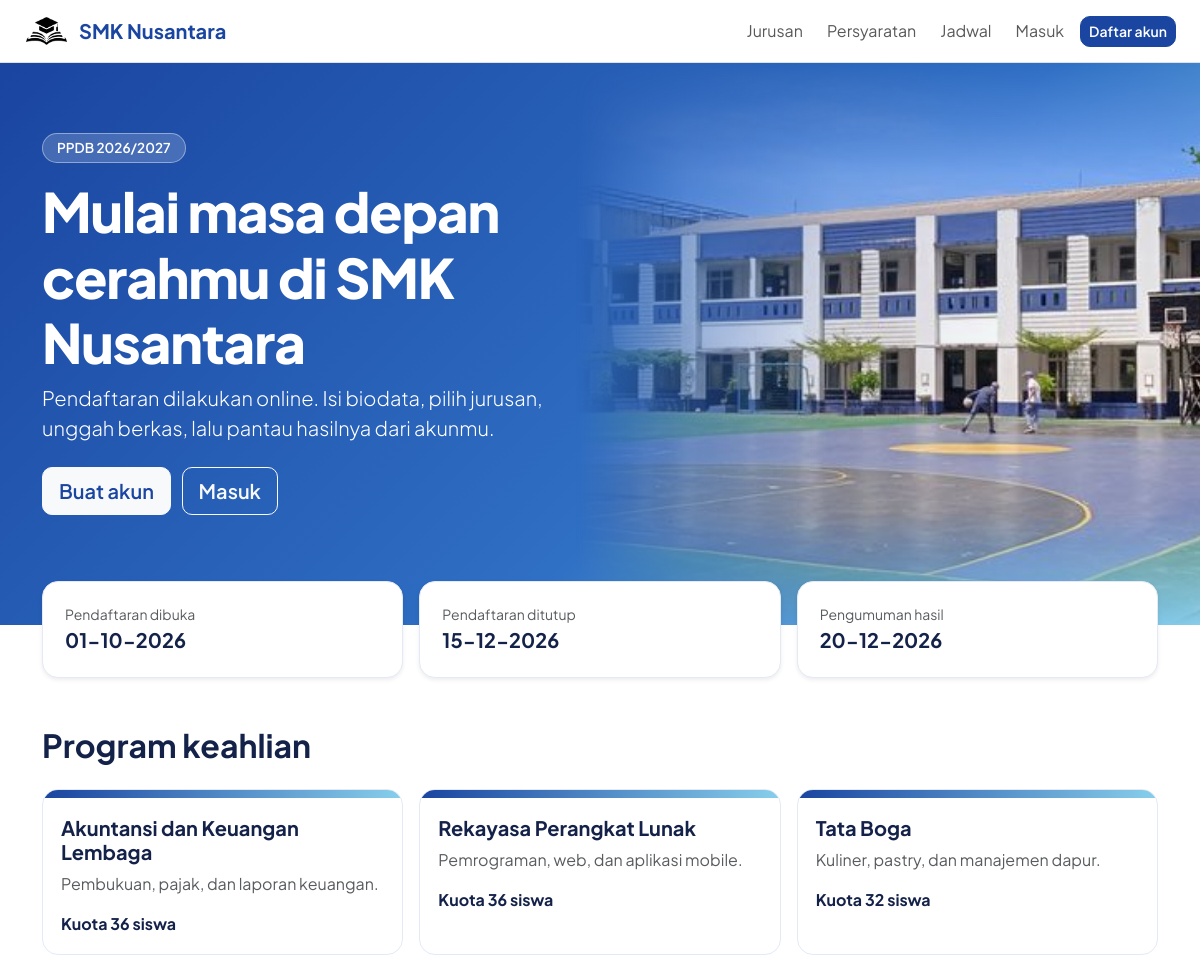
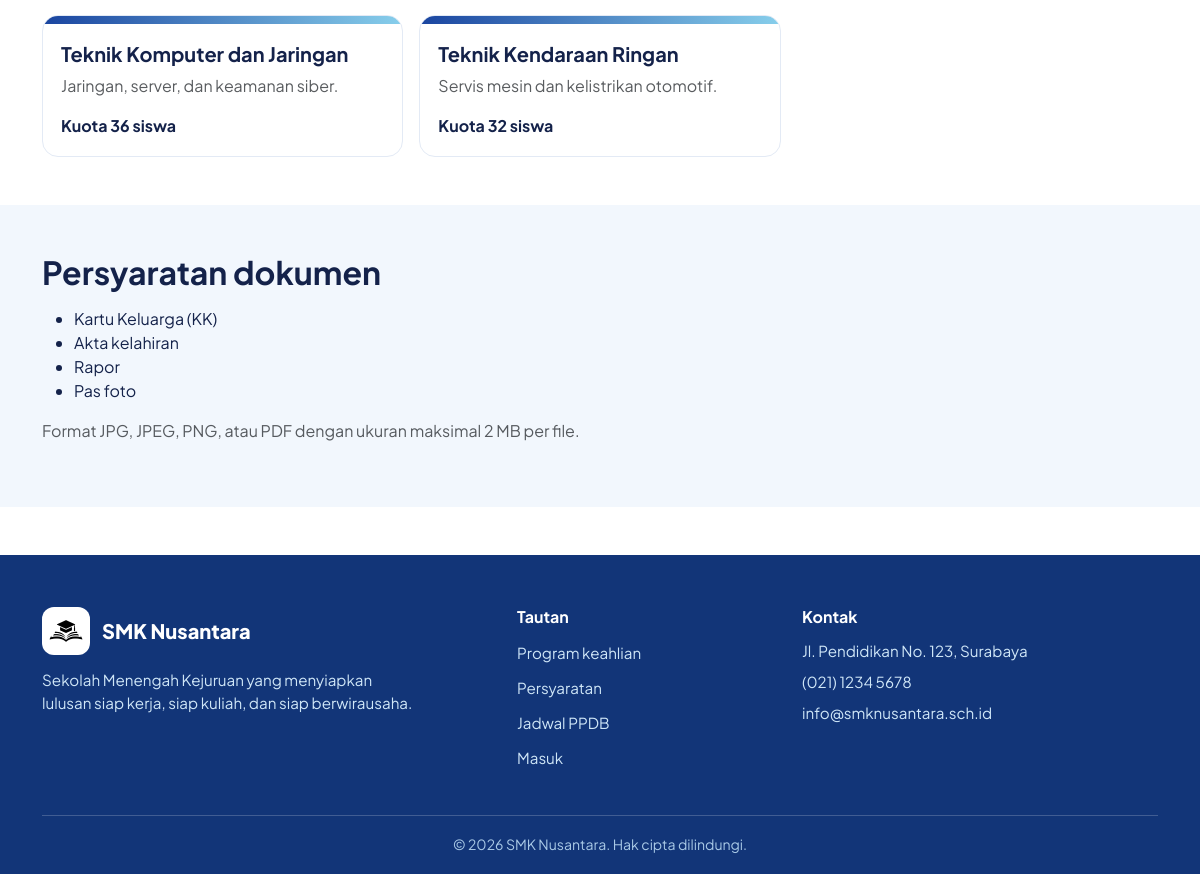
The page / on the database its author committed (2 pictures, top to bottom).
### tables this page shows
CREATE TABLE pengaturan (
  kunci VARCHAR(30) PRIMARY KEY,
  nilai VARCHAR(100) NOT NULL
);

CREATE TABLE jurusan (
  id_jurusan INT AUTO_INCREMENT PRIMARY KEY,
  kode_jurusan VARCHAR(10) NOT NULL UNIQUE,
  nama_jurusan VARCHAR(100) NOT NULL,
  kuota INT NOT NULL DEFAULT 30,
  deskripsi VARCHAR(255) NULL,
  aktif TINYINT(1) NOT NULL DEFAULT 1
);

### includes/functions.php (called while the page is built, shortened)
<?php
require_once __DIR__ . '/../config/database.php';
function e($s) { return htmlspecialchars((string)$s, ENT_QUOTES, 'UTF-8'); }
function user() { return $_SESSION['user'] ?? null; }
function q($sql, $p = []) { global $pdo; $s = $pdo->prepare($sql); $s->execute($p); return $s; }
function setting($k) { return q('SELECT nilai FROM pengaturan WHERE kunci=?', [$k])->fetchColumn(); }
function tgl($d) { return $d ? date('d-m-Y', strtotime($d)) : '-'; }

### index.php (the view, shortened to what this page needs)
<?php
require_once __DIR__ . '/includes/layout.php';
$jur = q('SELECT * FROM jurusan WHERE aktif=1 ORDER BY kode_jurusan')->fetchAll();
layout_start('Beranda', '', true);
?>
<section class="hero">
  <div class="hero-photo">
    <img src="<?= BASE_URL ?>/assets/images/hero.jpg" alt="Gedung SMK Nusantara" onerror="this.remove()">
  </div>
  <div class="container">
    <div class="row">
      <div class="col-lg-6">
        <span class="hero-tag">PPDB <?= e(setting('tahun_ajaran')) ?></span>
        <h1 class="mt-3">Mulai masa depan cerahmu di SMK Nusantara</h1>
        <p class="lead mb-4">Pendaftaran dilakukan online. Isi biodata, pilih jurusan, unggah berkas, lalu pantau hasilnya dari akunmu.</p>
        <a class="btn btn-light btn-lg me-2" href="<?= BASE_URL ?>/register.php">Buat akun</a>
        <a class="btn btn-outline-light btn-lg" href="<?= BASE_URL ?>/login.php">Masuk</a>
      </div>
    </div>
  </div>
</section>
<section class="container" id="jadwal"><div class="row g-3 sched">
  <?php foreach ([['Pendaftaran dibuka', 'buka'], ['Pendaftaran ditutup', 'tutup'], ['Pengumuman hasil', 'tgl_pengumuman']] as $x): ?>
  <div class="col-md-4"><div class="panel shadow-sm"><span class="text-muted small d-block"><?= $x[0] ?></span><b class="fs-5"><?= tgl(setting($x[1])) ?></b></div></div>
  <?php endforeach; ?>
</div></section>
<section class="py-5" id="jurusan"><div class="container">
  <h2 class="fw-bold mb-4">Program keahlian</h2>
  <div class="row g-3"><?php foreach ($jur as $j): ?>
    <div class="col-md-6 col-lg-4"><div class="jur-card"><div class="bar"></div><div class="bd">
      <h5 class="fw-bold"><?= e($j['nama_jurusan']) ?></h5><p class="text-muted"><?= e($j['deskripsi']) ?></p>
      <b>Kuota <?= (int)$j['kuota'] ?> siswa</b></div></div></div>
  <?php endforeach; ?></div>
</div></section>
<section class="py-5 tint" id="syarat"><div class="container">
  <h2 class="fw-bold mb-3">Persyaratan dokumen</h2>
  <ul><?php foreach (JENIS_BERKAS as $v) echo '<li>' . e($v) . '</li>'; ?></ul>
  <p class="text-muted">Format JPG, JPEG, PNG, atau PDF dengan ukuran maksimal 2 MB per file.</p>
</div></section>
<?php layout_end();

### includes/layout.php (shortened to what this page needs)
<?php
require_once __DIR__ . '/functions.php';
function layout_start($title, $active = '', $public = false) {
    $u = user(); $f = flash(); $menu = [];
?>
<!DOCTYPE html>
<html lang="id">
<head>
<link href="https://cdn.jsdelivr.net/npm/bootstrap@5.3.3/dist/css/bootstrap.min.css" rel="stylesheet">
<link href="<?= BASE_URL ?>/assets/css/style.css" rel="stylesheet">
</head>
<body>
<nav class="navbar navbar-expand-md bg-white border-bottom sticky-top">
  <div class="container-fluid px-3 px-md-4">
        <a class="navbar-brand fw-bold" href="<?= BASE_URL ?>/index.php"><img src="<?= BASE_URL ?>/assets/images/logo.png" alt="Logo SMK Nusantara" class="brand-logo" height="36" style="height:36px;width:auto;max-width:48px;object-fit:contain" onerror="this.outerHTML='<span class=&quot;logo-dot&quot;></span>'">SMK Nusantara</a>
    <div class="collapse navbar-collapse" id="nv">
      <ul class="navbar-nav ms-auto align-items-md-center gap-md-2">
      <?php if ($u): ?>
        <li class="nav-item text-muted small me-md-2"><?= e($u['nama']) ?></li>
        <li class="nav-item"><a class="btn btn-outline-primary btn-sm" href="<?= BASE_URL ?>/logout.php">Keluar</a></li>
      <?php else: ?>
        <li class="nav-item"><a class="nav-link" href="<?= BASE_URL ?>/index.php#jurusan">Jurusan</a></li>
        <li class="nav-item"><a class="nav-link" href="<?= BASE_URL ?>/index.php#syarat">Persyaratan</a></li>
        <li class="nav-item"><a class="nav-link" href="<?= BASE_URL ?>/index.php#jadwal">Jadwal</a></li>
        <li class="nav-item"><a class="nav-link" href="<?= BASE_URL ?>/login.php">Masuk</a></li>
        <li class="nav-item"><a class="btn btn-primary btn-sm" href="<?= BASE_URL ?>/register.php">Daftar akun</a></li>
      <?php endif; ?>
      </ul>
    </div>
  </div>
</nav>
<?php endif;
}
function layout_end() {
    $b = BASE_URL; $h = fn($x) => htmlspecialchars($x, ENT_QUOTES, 'UTF-8');
    echo '<style>
    .site-footer{background:#123578;color:#fff;padding:52px 0 0;margin-top:48px}
    .site-footer h6{color:#fff;font-weight:700;margin-bottom:14px}
    .site-footer ul{list-style:none;padding:0;margin:0}
    .site-footer li{margin-bottom:8px;color:#cfe6f7;font-size:.95rem}
    .site-footer a{color:#cfe6f7;text-decoration:none}
    .site-footer a:hover{color:#fff;text-decoration:underline}
    .site-footer .f-brand{display:flex;align-items:center;gap:12px;margin-bottom:14px}
    .site-footer .f-logo{width:48px;height:48px;flex:0 0 48px;background:#fff;border-radius:12px;display:flex;align-items:center;justify-content:center;padding:6px}
    .site-footer .f-logo img{max-width:100%;max-height:100%;width:auto;height:auto;object-fit:contain}
    .site-footer .f-name{font-size:1.25rem;font-weight:800;color:#fff;white-space:nowrap}
    .site-footer .f-desc{color:#cfe6f7;font-size:.95rem;max-width:380px;margin:0}
    .site-footer .f-bottom{border-top:1px solid rgba(255,255,255,.2);margin-top:36px;padding:18px 0;text-align:center;font-size:.88rem;color:#a9c9e6}
    </style>
    <footer class="site-footer"><div class="container"><div class="row g-4">
      <div class="col-lg-5">
        <div class="f-brand"><span class="f-logo"><img src="' . $b . '/assets/images/logo.png" alt="Logo SMK Nusantara" onerror="this.parentNode.style.display=\'none\'"></span><span class="f-name">SMK Nusantara</span></div>
        <p class="f-desc">Sekolah Menengah Kejuruan yang menyiapkan lulusan siap kerja, siap kuliah, dan siap berwirausaha.</p>
      </div>
      <div class="col-6 col-lg-3"><h6>Tautan</h6><ul>
        <li><a href="' . $b . '/index.php#jurusan">Program keahlian</a></li>
        <li><a href="' . $b . '/index.php#syarat">Persyaratan</a></li>
        <li><a href="' . $b . '/index.php#jadwal">Jadwal PPDB</a></li>
        <li><a href="' . $b . '/login.php">Masuk</a></li></ul></div>
      <div class="col-6 col-lg-4"><h6>Kontak</h6><ul>
        <li>' . $h(SCHOOL_ALAMAT) . '</li><li>' . $h(SCHOOL_TELP) . '</li><li>' . $h(SCHOOL_EMAIL) . '</li></ul></div>
    </div><div class="f-bottom">&copy; ' . date('Y') . ' SMK Nusantara. Hak cipta dilindungi.</div></div></footer>';
    echo '<script src="https://cdn.jsdelivr.net/npm/bootstrap@5.3.3/dist/js/bootstrap.bundle.min.js"></script></body></html>';
}

### assets/css/style.css (style rules this page uses)
:root { --blue:#1A45A0; --blue-dark:#123578; --sky:#87CEEB; --soft:#F2F7FD; --line:#E3EAF5; --ink:#14224a; --bs-primary:#1A45A0; --bs-primary-rgb:26,69,160; --bs-body-font-family:'Plus Jakarta Sans',system-ui,sans-serif; --bs-body-color:#14224a; --bs-link-color:#1A45A0; }
body { background:#fff;color:var(--ink) }
.btn { border-radius:10px;font-weight:600 }
.btn-primary { --bs-btn-bg:#1A45A0;--bs-btn-border-color:#1A45A0;--bs-btn-hover-bg:#123578;--bs-btn-hover-border-color:#123578;--bs-btn-active-bg:#123578 }
.navbar-brand { color:var(--blue)!important;display:flex;align-items:center;gap:10px }
.hero { background:linear-gradient(135deg,#1A45A0 0%,#2f6fc4 60%,#87CEEB 100%);color:#fff;padding:84px 0 }
.hero h1 { font-weight:800;letter-spacing:-.02em;font-size:clamp(2rem,5vw,3.4rem) }
.hero .btn-light { color:var(--blue) }
.panel { background:#fff;border:1px solid var(--line);border-radius:16px;padding:22px }
.tint { background:var(--soft) }
.jur-card { border:1px solid var(--line);border-radius:16px;overflow:hidden;height:100%;background:#fff }
.jur-card .bar { height:8px;background:linear-gradient(90deg,var(--blue),var(--sky)) }
.jur-card .bd { padding:18px }
.brand-logo { height:34px;width:auto;max-width:44px;object-fit:contain }
.hero-tag { display:inline-block;background:rgba(255,255,255,.18);border:1px solid rgba(255,255,255,.4);padding:4px 14px;border-radius:99px;font-size:.85rem;font-weight:600 }
.sched { margin-top:-60px;position:relative;z-index:3 }
.site-footer { background:#123578;color:#fff;padding:48px 0 0;margin-top:0 }
.site-footer a { color:#cfe6f7;text-decoration:none;display:inline-block;padding:2px 0 }
.hero { position:relative;overflow:hidden;padding:84px 0 110px }
.hero-photo { position:absolute;top:0;right:0;bottom:0;width:58%;z-index:1; -webkit-mask-image:linear-gradient(to right,transparent 0%,rgba(0,0,0,.55) 28%,#000 60%); mask-image:linear-gradient(to right,transparent 0%,rgba(0,0,0,.55) 28%,#000 60%) }
.hero-photo img { width:100%;height:100%;object-fit:cover;object-position:center;display:block }
.hero-photo::after { content:"";position:absolute;inset:0;background:linear-gradient(135deg,rgba(26,69,160,.35),rgba(26,69,160,0) 70%) }

### index.php (style rules this page uses)
.hero { position:relative;overflow:hidden;min-height:540px;display:flex;align-items:center;padding:70px 0 110px }
.hero .container { position:relative;z-index:2;width:100% }
.hero .hero-photo { position:absolute;top:0;right:0;bottom:0;width:52%;z-index:1;aspect-ratio:auto;border:0;border-radius:0;box-shadow:none;background:none;overflow:visible; -webkit-mask-image:linear-gradient(to right,transparent 0,rgba(0,0,0,.6) 18%,#000 42%),linear-gradient(to bottom,transparent 0,#000 20%,#000 80%,transparent 100%); -webkit-mask-composite:source-in; mask-image:linear-gradient(to right,transparent 0,rgba(0,0,0,.6) 18%,#000 42%),linear-gradient(to bottom,transparent 0,#000 20%,#000 80%,transparent 100%); mask-composite:intersect }
.hero .hero-photo img { position:static;display:block;width:100%;height:100%;object-fit:cover;object-position:center;z-index:auto }
.hero .hero-photo::after { content:"";position:absolute;inset:0;background:linear-gradient(135deg,rgba(26,69,160,.30),rgba(26,69,160,0) 70%) }

### includes/layout.php (style rules this page uses)
.site-footer { background:#123578;color:#fff;padding:52px 0 0;margin-top:48px }
.site-footer h6 { color:#fff;font-weight:700;margin-bottom:14px }
.site-footer ul { list-style:none;padding:0;margin:0 }
.site-footer li { margin-bottom:8px;color:#cfe6f7;font-size:.95rem }
.site-footer a { color:#cfe6f7;text-decoration:none }
.site-footer .f-brand { display:flex;align-items:center;gap:12px;margin-bottom:14px }
.site-footer .f-logo { width:48px;height:48px;flex:0 0 48px;background:#fff;border-radius:12px;display:flex;align-items:center;justify-content:center;padding:6px }
.site-footer .f-logo img { max-width:100%;max-height:100%;width:auto;height:auto;object-fit:contain }
.site-footer .f-name { font-size:1.25rem;font-weight:800;color:#fff;white-space:nowrap }
.site-footer .f-desc { color:#cfe6f7;font-size:.95rem;max-width:380px;margin:0 }
.site-footer .f-bottom { border-top:1px solid rgba(255,255,255,.2);margin-top:36px;padding:18px 0;text-align:center;font-size:.88rem;color:#a9c9e6 }

### rows shown on the page
pengaturan: nilai "2026/2027"
pengaturan: x "Pendaftaran dibuka", nilai "01-10-2026"
pengaturan: x "Pendaftaran ditutup", nilai "15-12-2026"
pengaturan: x "Pengumuman hasil", nilai "20-12-2026"
jurusan: nama_jurusan "Akuntansi dan Keuangan Lembaga", deskripsi "Pembukuan, pajak, dan laporan keuangan.", kuota "36"
jurusan: nama_jurusan "Rekayasa Perangkat Lunak", deskripsi "Pemrograman, web, dan aplikasi mobile.", kuota "36"
jurusan: nama_jurusan "Tata Boga", deskripsi "Kuliner, pastry, dan manajemen dapur.", kuota "32"
jurusan: nama_jurusan "Teknik Komputer dan Jaringan", deskripsi "Jaringan, server, dan keamanan siber.", kuota "36"
jurusan: nama_jurusan "Teknik Kendaraan Ringan", deskripsi "Servis mesin dan kelistrikan otomotif.", kuota "32"

### other values the page prints
$v "Kartu Keluarga (KK)"
$v "Akta kelahiran"
$v "Rapor"
$v "Pas foto"
$h(SCHOOL_ALAMAT) "Jl. Pendidikan No. 123, Surabaya"
$h(SCHOOL_TELP) "(021) 1234 5678"
$h(SCHOOL_EMAIL) "info@smknusantara.sch.id"
